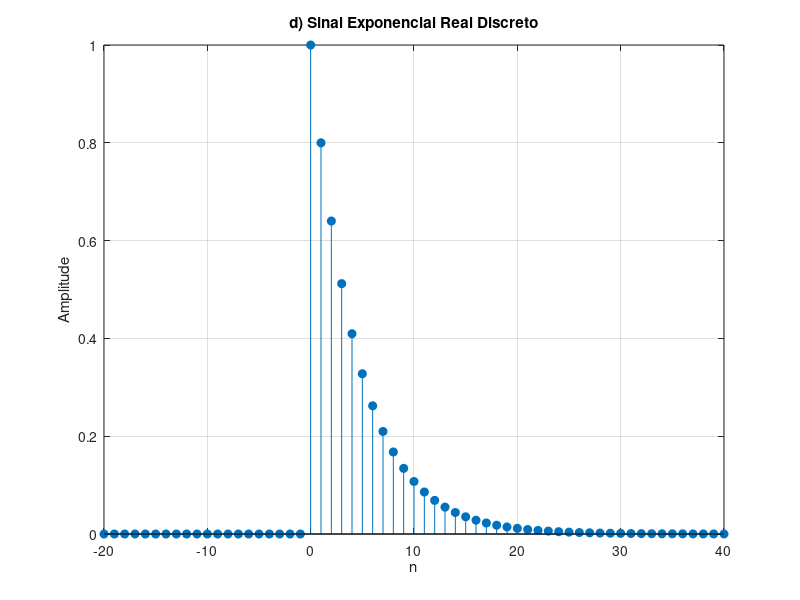

Recreate this plot in MATLAB.
% parte1_d.m
pkg load signal;
n = -20:40;
x_d = zeros(size(n));
b = [1]; a = [1, -0.8];
[h, ~] = impz(b, a, 41);
x_d(n >= 0) = h;

figure(1);
stem(n, x_d, 'filled');
title('d) Sinal Exponencial Real Discreto');
xlabel('n'); ylabel('Amplitude'); grid on; xlim([-20 40]);
print('../figuras/parte1_d.png', '-dpng');
